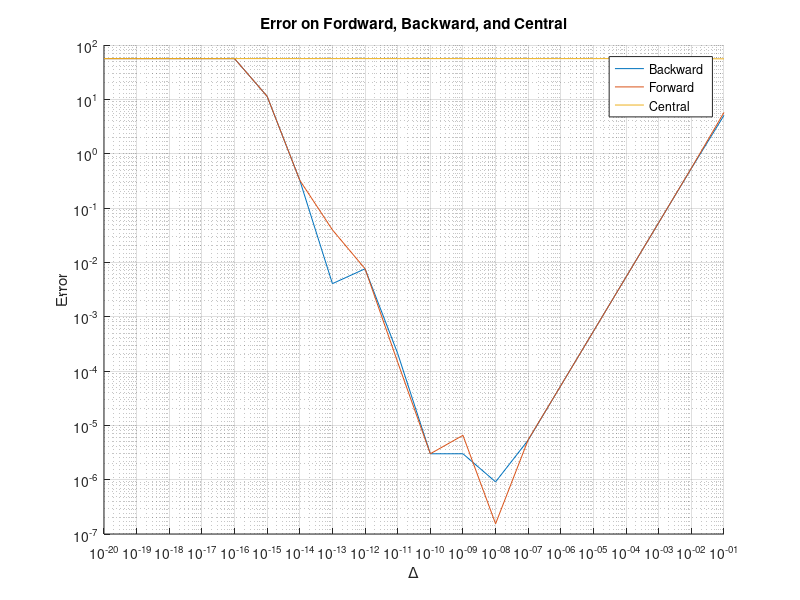
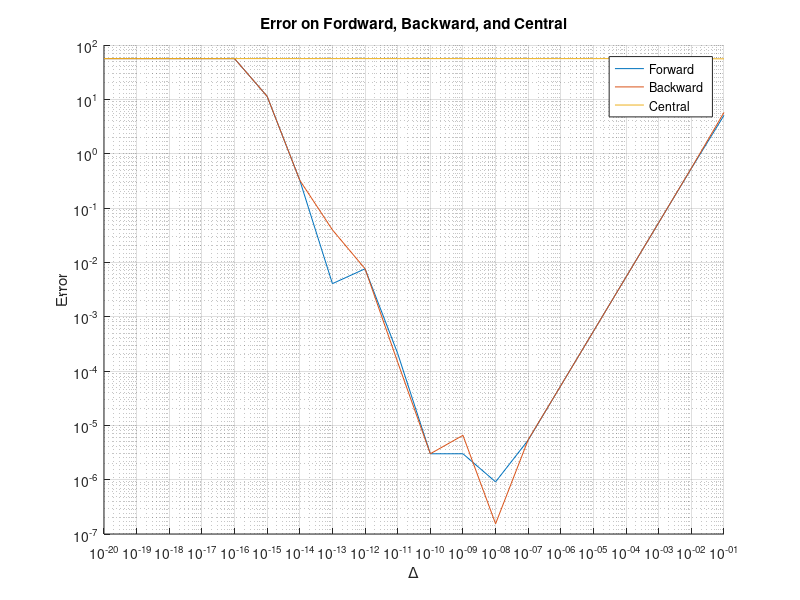

MATLAB code to generate these figures, in order:

% Clear command window, close all graphs, clear workspace
clc, close all, clear

% Define the function f(x)
f = @(x) -0.5-2.25*(x*cosh(1.5*x)) ;      % Insert Function f(x)
df = @(x) -2.25*cosh(1.5*x)-2.25*x*((1.5)*(sinh(1.5*x)));     % Insert Exact First Derivative df(x)
% Select x value to evaluate derivative
x = 1.75;
% loop through the exponents for each delta x value and evaluate the derivative
for i = 1:20
  
  % calculate the delta x
  del(i,1) = 10^(-i);
  % Backward Finite Difference
  backward(i,1) = (f(x)-f(x-del(i)))/del(i);
  % Forward Finite Difference
  forward(i,1) = (-f(x)+f(x+del(i)))/del(i);
  % Central Finite Difference
  central(i,1) = (f(x+del(i))-f(x-del(i)))/2*del(i);
  % calculate the errors compared to exact (analytical) derivative
  backward_error(i,1) = abs(backward(i)-df(x));
  forward_error(i,1) = abs(forward(i)-df(x));
  central_error(i,1) = abs(central(i)-df(x));
  
end
% Plot the error vs del x for each method on the log scale
figure
hold on
% the loglog() function is the same as plot() but on log scale for both axes
loglog(del,backward_error)
loglog(del,forward_error)
loglog(del,central_error)
xlabel('\Delta'), ylabel('Error')
title('Error on Fordward, Backward, and Central')
legend('Backward','Forward','Central')
grid on, hold off
% assemble the results into a table (actually a matrix)
Table = [del,backward_error,forward_error,central_error];


% print to screen
print("=========== Double Precision Results ===========\n")
disp(Table)


%%%%%%%%%%%%%%%%%%%%%%%%%%%%%%%%%%%%%%%%%%%%%%%%%%%%%%%%%%%%%%%%%%%%%%%%%%%
% Repeat everything, but in single precision
% Select x value to evaluate derivative
x = single(x);
for i = single(1:20)
  
end
% Plot the error vs del x for each method on the log scale
figure
hold on
% the loglog() function is the same as plot() but on log scale for both axes
loglog(del,backward_error)
loglog(del,forward_error)
loglog(del,central_error)
xlabel('\Delta'), ylabel('Error')
title('Error on Fordward, Backward, and Central')
legend('Forward','Backward','Central')
grid on
% assemble the results into a table (actually a matrix)
fprintf("\n\n\n")
Table = [];
% print to screen
printf("=========== Single Precision Results ===========\n")
disp(Table);
